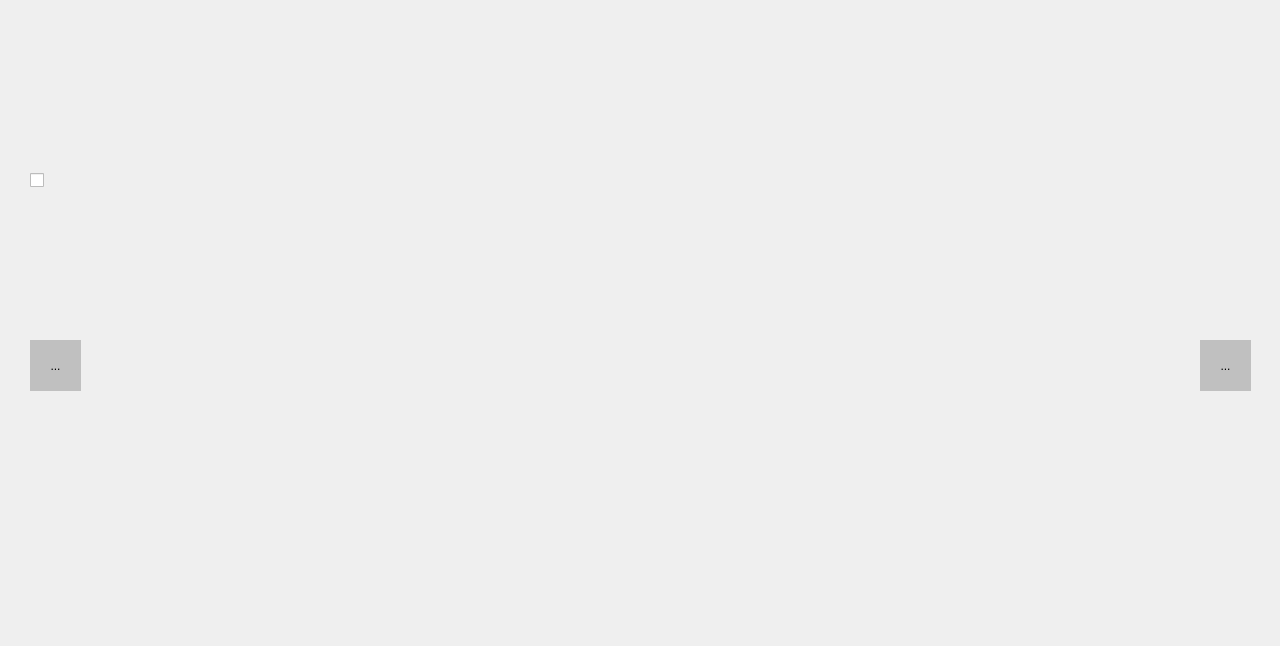
<?xml version="1.0" encoding="UTF-8"?>
<ui version="4.0">
 <class>StackedWidget</class>
 <widget class="QStackedWidget" name="StackedWidget">
  <property name="enabled">
   <bool>true</bool>
  </property>
  <property name="geometry">
   <rect>
    <x>0</x>
    <y>0</y>
    <width>1280</width>
    <height>646</height>
   </rect>
  </property>
  <property name="font">
   <font>
    <family>Georgia</family>
    <kerning>true</kerning>
   </font>
  </property>
  <property name="windowTitle">
   <string>StackedWidget</string>
  </property>
  <property name="autoFillBackground">
   <bool>true</bool>
  </property>
  <property name="styleSheet">
   <string notr="true">#page{ 
background-image: url('/Users/quangvinh/Documents/Pythonfile/thiencooksdinner/Baotangcuasutiecnuoi/imageforproject/image/back1.png');
background-repeat: no-repeat;
background-position: center;
background-size: cover;
}
#page_2{ 
background-image: url('/Users/quangvinh/Documents/Pythonfile/thiencooksdinner/Baotangcuasutiecnuoi/imageforproject/image/France.png');
background-repeat: no-repeat;
background-position: center;
background-size: cover;
}
#page_3{ 
background-image: url('/Users/quangvinh/Documents/Pythonfile/thiencooksdinner/Baotangcuasutiecnuoi/imageforproject/image/Vietnam.png');
background-repeat: no-repeat;
background-position: center;
background-size: cover;
}
#page_4{ 
background-image: url('/Users/quangvinh/Documents/Pythonfile/thiencooksdinner/Baotangcuasutiecnuoi/imageforproject/image/Spain.png');
background-repeat: no-repeat;
background-position: center;
background-size: cover;
}
#page_5{ 
background-image: url('/Users/quangvinh/Documents/Pythonfile/thiencooksdinner/Baotangcuasutiecnuoi/imageforproject/image/analysis.png');
background-repeat: no-repeat;
background-position: center;
background-size: cover;
}
#page_6{ 
background-image: url('/Users/quangvinh/Documents/Pythonfile/thiencooksdinner/Baotangcuasutiecnuoi/imageforproject/image/Goodbye.png');
background-repeat: no-repeat;
background-position: center;
background-size: cover;
}</string>
  </property>
  <property name="currentIndex">
   <number>2</number>
  </property>
  <widget class="QWidget" name="page">
   <widget class="QCheckBox" name="checkBox_10">
    <property name="geometry">
     <rect>
      <x>0</x>
      <y>50</y>
      <width>91</width>
      <height>81</height>
     </rect>
    </property>
    <property name="styleSheet">
     <string notr="true">QCheckBox::indicator:checked {
    opacity: 0.5;
}
QCheckBox::indicator:unchecked {
    opacity: 0.5;
}
#toolButton_10 {
    opacity: 0.5;  /* Đặt độ mờ cho toàn bộ nút */
}

</string>
    </property>
    <property name="text">
     <string/>
    </property>
    <property name="icon">
     <iconset>
      <normaloff>imageforproject/image/cd.png</normaloff>imageforproject/image/cd.png</iconset>
    </property>
    <property name="iconSize">
     <size>
      <width>70</width>
      <height>70</height>
     </size>
    </property>
   </widget>
   <widget class="QToolButton" name="toolButton">
    <property name="geometry">
     <rect>
      <x>1220</x>
      <y>340</y>
      <width>51</width>
      <height>51</height>
     </rect>
    </property>
    <property name="styleSheet">
     <string notr="true">QToolButton {
    background-color: rgba(0, 0, 0, 50);  /* Nền màu đen mờ */
    border: none;  /* Không có viền */
}

QToolButton::icon {
    opacity: 1; 
}

</string>
    </property>
    <property name="text">
     <string>...</string>
    </property>
    <property name="icon">
     <iconset>
      <normaloff>imageforproject/image/lui.png</normaloff>imageforproject/image/lui.png</iconset>
    </property>
    <property name="iconSize">
     <size>
      <width>25</width>
      <height>25</height>
     </size>
    </property>
   </widget>
   <zorder>toolButton</zorder>
   <zorder>checkBox_10</zorder>
  </widget>
  <widget class="QWidget" name="page_2">
   <widget class="QCheckBox" name="checkBox_6">
    <property name="geometry">
     <rect>
      <x>20</x>
      <y>60</y>
      <width>91</width>
      <height>81</height>
     </rect>
    </property>
    <property name="styleSheet">
     <string notr="true">QCheckBox::indicator:checked {
    opacity: 0.5;
}
QCheckBox::indicator:unchecked {
    opacity: 0.5;
}

</string>
    </property>
    <property name="text">
     <string/>
    </property>
    <property name="icon">
     <iconset>
      <normaloff>imageforproject/image/cd.png</normaloff>imageforproject/image/cd.png</iconset>
    </property>
    <property name="iconSize">
     <size>
      <width>70</width>
      <height>70</height>
     </size>
    </property>
   </widget>
   <widget class="QToolButton" name="toolButton_2">
    <property name="geometry">
     <rect>
      <x>1200</x>
      <y>350</y>
      <width>51</width>
      <height>51</height>
     </rect>
    </property>
    <property name="styleSheet">
     <string notr="true">QToolButton {
    background-color: rgba(0, 0, 0, 50);  /* Nền màu đen mờ */
    border: none;  /* Không có viền */
}

QToolButton::icon {
    opacity: 1; 
}

</string>
    </property>
    <property name="text">
     <string>...</string>
    </property>
    <property name="icon">
     <iconset>
      <normaloff>imageforproject/image/lui.png</normaloff>imageforproject/image/lui.png</iconset>
    </property>
    <property name="iconSize">
     <size>
      <width>25</width>
      <height>25</height>
     </size>
    </property>
   </widget>
   <widget class="QToolButton" name="toolButton_3">
    <property name="geometry">
     <rect>
      <x>30</x>
      <y>340</y>
      <width>51</width>
      <height>51</height>
     </rect>
    </property>
    <property name="styleSheet">
     <string notr="true">QToolButton {
    background-color: rgba(0, 0, 0, 50);  /* Nền màu đen mờ */
    border: none;  /* Không có viền */
}

QToolButton::icon {
    opacity: 1; 
}

</string>
    </property>
    <property name="text">
     <string>...</string>
    </property>
    <property name="icon">
     <iconset>
      <normaloff>imageforproject/image/pass.png</normaloff>imageforproject/image/pass.png</iconset>
    </property>
    <property name="iconSize">
     <size>
      <width>25</width>
      <height>25</height>
     </size>
    </property>
   </widget>
  </widget>
  <widget class="QWidget" name="page_3">
   <widget class="QLabel" name="label_8">
    <property name="geometry">
     <rect>
      <x>290</x>
      <y>100</y>
      <width>681</width>
      <height>551</height>
     </rect>
    </property>
    <property name="text">
     <string/>
    </property>
    <property name="pixmap">
     <pixmap>C:/Users/ASUS/Downloads/168 Of The Most Famous Paintings In Art History (1).jpg</pixmap>
    </property>
   </widget>
   <widget class="QCheckBox" name="checkBox_7">
    <property name="geometry">
     <rect>
      <x>30</x>
      <y>140</y>
      <width>91</width>
      <height>81</height>
     </rect>
    </property>
    <property name="styleSheet">
     <string notr="true">QCheckBox::indicator:checked {
    opacity: 0.5;
}
QCheckBox::indicator:unchecked {
    opacity: 0.5;
}

</string>
    </property>
    <property name="text">
     <string/>
    </property>
    <property name="icon">
     <iconset>
      <normaloff>imageforproject/image/cd.png</normaloff>imageforproject/image/cd.png</iconset>
    </property>
    <property name="iconSize">
     <size>
      <width>70</width>
      <height>70</height>
     </size>
    </property>
   </widget>
   <widget class="QToolButton" name="toolButton_4">
    <property name="geometry">
     <rect>
      <x>1200</x>
      <y>340</y>
      <width>51</width>
      <height>51</height>
     </rect>
    </property>
    <property name="styleSheet">
     <string notr="true">QToolButton {
    background-color: rgba(0, 0, 0, 50);  /* Nền màu đen mờ */
    border: none;  /* Không có viền */
}

QToolButton::icon {
    opacity: 1; 
}

</string>
    </property>
    <property name="text">
     <string>...</string>
    </property>
    <property name="icon">
     <iconset>
      <normaloff>imageforproject/image/lui.png</normaloff>imageforproject/image/lui.png</iconset>
    </property>
    <property name="iconSize">
     <size>
      <width>25</width>
      <height>25</height>
     </size>
    </property>
   </widget>
   <widget class="QToolButton" name="toolButton_7">
    <property name="geometry">
     <rect>
      <x>30</x>
      <y>340</y>
      <width>51</width>
      <height>51</height>
     </rect>
    </property>
    <property name="styleSheet">
     <string notr="true">QToolButton {
    background-color: rgba(0, 0, 0, 50);  /* Nền màu đen mờ */
    border: none;  /* Không có viền */
}

QToolButton::icon {
    opacity: 1; 
}

</string>
    </property>
    <property name="text">
     <string>...</string>
    </property>
    <property name="icon">
     <iconset>
      <normaloff>imageforproject/image/pass.png</normaloff>imageforproject/image/pass.png</iconset>
    </property>
    <property name="iconSize">
     <size>
      <width>25</width>
      <height>25</height>
     </size>
    </property>
   </widget>
  </widget>
  <widget class="QWidget" name="page_4">
   <widget class="QLabel" name="label_13">
    <property name="geometry">
     <rect>
      <x>370</x>
      <y>20</y>
      <width>511</width>
      <height>671</height>
     </rect>
    </property>
    <property name="text">
     <string/>
    </property>
    <property name="pixmap">
     <pixmap>C:/Users/ASUS/Downloads/thiếunu.jpg</pixmap>
    </property>
   </widget>
   <widget class="QCheckBox" name="checkBox_8">
    <property name="geometry">
     <rect>
      <x>30</x>
      <y>10</y>
      <width>91</width>
      <height>81</height>
     </rect>
    </property>
    <property name="styleSheet">
     <string notr="true">QCheckBox::indicator:checked {
    opacity: 0.5;
}
QCheckBox::indicator:unchecked {
    opacity: 0.5;
}

</string>
    </property>
    <property name="text">
     <string/>
    </property>
    <property name="icon">
     <iconset>
      <normaloff>imageforproject/image/cd.png</normaloff>imageforproject/image/cd.png</iconset>
    </property>
    <property name="iconSize">
     <size>
      <width>70</width>
      <height>70</height>
     </size>
    </property>
   </widget>
   <widget class="QToolButton" name="toolButton_5">
    <property name="geometry">
     <rect>
      <x>1200</x>
      <y>340</y>
      <width>51</width>
      <height>51</height>
     </rect>
    </property>
    <property name="styleSheet">
     <string notr="true">QToolButton {
    background-color: rgba(0, 0, 0, 50);  /* Nền màu đen mờ */
    border: none;  /* Không có viền */
}

QToolButton::icon {
    opacity: 1; 
}

</string>
    </property>
    <property name="text">
     <string>...</string>
    </property>
    <property name="icon">
     <iconset>
      <normaloff>imageforproject/image/lui.png</normaloff>imageforproject/image/lui.png</iconset>
    </property>
    <property name="iconSize">
     <size>
      <width>25</width>
      <height>25</height>
     </size>
    </property>
   </widget>
   <widget class="QToolButton" name="toolButton_8">
    <property name="geometry">
     <rect>
      <x>30</x>
      <y>330</y>
      <width>51</width>
      <height>51</height>
     </rect>
    </property>
    <property name="styleSheet">
     <string notr="true">QToolButton {
    background-color: rgba(0, 0, 0, 50);  /* Nền màu đen mờ */
    border: none;  /* Không có viền */
}

QToolButton::icon {
    opacity: 1; 
}

</string>
    </property>
    <property name="text">
     <string>...</string>
    </property>
    <property name="icon">
     <iconset>
      <normaloff>imageforproject/image/pass.png</normaloff>imageforproject/image/pass.png</iconset>
    </property>
    <property name="iconSize">
     <size>
      <width>25</width>
      <height>25</height>
     </size>
    </property>
   </widget>
  </widget>
  <widget class="QWidget" name="page_5">
   <widget class="QCheckBox" name="checkBox_9">
    <property name="geometry">
     <rect>
      <x>0</x>
      <y>10</y>
      <width>91</width>
      <height>81</height>
     </rect>
    </property>
    <property name="styleSheet">
     <string notr="true">QCheckBox::indicator:checked {
    opacity: 0.5;
}
QCheckBox::indicator:unchecked {
    opacity: 0.5;
}

</string>
    </property>
    <property name="text">
     <string/>
    </property>
    <property name="icon">
     <iconset>
      <normaloff>imageforproject/image/cd.png</normaloff>imageforproject/image/cd.png</iconset>
    </property>
    <property name="iconSize">
     <size>
      <width>70</width>
      <height>70</height>
     </size>
    </property>
   </widget>
   <widget class="QToolButton" name="toolButton_6">
    <property name="geometry">
     <rect>
      <x>1210</x>
      <y>310</y>
      <width>51</width>
      <height>51</height>
     </rect>
    </property>
    <property name="styleSheet">
     <string notr="true">QToolButton {
    background-color: rgba(0, 0, 0, 50);  /* Nền màu đen mờ */
    border: none;  /* Không có viền */
}

QToolButton::icon {
    opacity: 1; 
}

</string>
    </property>
    <property name="text">
     <string>...</string>
    </property>
    <property name="icon">
     <iconset>
      <normaloff>imageforproject/image/lui.png</normaloff>imageforproject/image/lui.png</iconset>
    </property>
    <property name="iconSize">
     <size>
      <width>25</width>
      <height>25</height>
     </size>
    </property>
   </widget>
   <widget class="QToolButton" name="toolButton_9">
    <property name="geometry">
     <rect>
      <x>10</x>
      <y>300</y>
      <width>51</width>
      <height>51</height>
     </rect>
    </property>
    <property name="styleSheet">
     <string notr="true">QToolButton {
    background-color: rgba(0, 0, 0, 50);  /* Nền màu đen mờ */
    border: none;  /* Không có viền */
}

QToolButton::icon {
    opacity: 1; 
}

</string>
    </property>
    <property name="text">
     <string>...</string>
    </property>
    <property name="icon">
     <iconset>
      <normaloff>imageforproject/image/pass.png</normaloff>imageforproject/image/pass.png</iconset>
    </property>
    <property name="iconSize">
     <size>
      <width>25</width>
      <height>25</height>
     </size>
    </property>
   </widget>
   <widget class="QLabel" name="label_5">
    <property name="geometry">
     <rect>
      <x>270</x>
      <y>30</y>
      <width>771</width>
      <height>61</height>
     </rect>
    </property>
    <property name="font">
     <font>
      <pointsize>48</pointsize>
     </font>
    </property>
    <property name="text">
     <string>Which painting do you like the most?</string>
    </property>
   </widget>
   <widget class="QRadioButton" name="radioButton">
    <property name="geometry">
     <rect>
      <x>540</x>
      <y>120</y>
      <width>221</width>
      <height>141</height>
     </rect>
    </property>
    <property name="font">
     <font>
      <pointsize>20</pointsize>
     </font>
    </property>
    <property name="text">
     <string/>
    </property>
    <property name="icon">
     <iconset>
      <normaloff>imageforproject/image/France1.png</normaloff>imageforproject/image/France1.png</iconset>
    </property>
    <property name="iconSize">
     <size>
      <width>200</width>
      <height>200</height>
     </size>
    </property>
   </widget>
   <widget class="QRadioButton" name="radioButton_2">
    <property name="geometry">
     <rect>
      <x>540</x>
      <y>280</y>
      <width>221</width>
      <height>141</height>
     </rect>
    </property>
    <property name="font">
     <font>
      <pointsize>20</pointsize>
     </font>
    </property>
    <property name="text">
     <string/>
    </property>
    <property name="icon">
     <iconset>
      <normaloff>imageforproject/image/Vietnam1.png</normaloff>imageforproject/image/Vietnam1.png</iconset>
    </property>
    <property name="iconSize">
     <size>
      <width>200</width>
      <height>200</height>
     </size>
    </property>
   </widget>
   <widget class="QRadioButton" name="radioButton_3">
    <property name="geometry">
     <rect>
      <x>540</x>
      <y>440</y>
      <width>221</width>
      <height>141</height>
     </rect>
    </property>
    <property name="font">
     <font>
      <pointsize>20</pointsize>
     </font>
    </property>
    <property name="text">
     <string/>
    </property>
    <property name="icon">
     <iconset>
      <normaloff>imageforproject/image/Spain1.png</normaloff>imageforproject/image/Spain1.png</iconset>
    </property>
    <property name="iconSize">
     <size>
      <width>200</width>
      <height>200</height>
     </size>
    </property>
   </widget>
   <widget class="QPushButton" name="pushButton">
    <property name="geometry">
     <rect>
      <x>330</x>
      <y>330</y>
      <width>113</width>
      <height>32</height>
     </rect>
    </property>
    <property name="styleSheet">
     <string notr="true">background-color: rgb(179, 179, 179);</string>
    </property>
    <property name="text">
     <string>PushResult</string>
    </property>
   </widget>
   <widget class="QGroupBox" name="groupBox">
    <property name="geometry">
     <rect>
      <x>860</x>
      <y>260</y>
      <width>271</width>
      <height>151</height>
     </rect>
    </property>
    <property name="title">
     <string>Results</string>
    </property>
    <widget class="QLabel" name="label_6">
     <property name="geometry">
      <rect>
       <x>10</x>
       <y>40</y>
       <width>81</width>
       <height>16</height>
      </rect>
     </property>
     <property name="text">
      <string>No.of.votes</string>
     </property>
    </widget>
    <widget class="QLabel" name="label_7">
     <property name="geometry">
      <rect>
       <x>10</x>
       <y>100</y>
       <width>71</width>
       <height>16</height>
      </rect>
     </property>
     <property name="text">
      <string>Winners</string>
     </property>
    </widget>
    <widget class="QLineEdit" name="lineEdit">
     <property name="geometry">
      <rect>
       <x>90</x>
       <y>40</y>
       <width>171</width>
       <height>21</height>
      </rect>
     </property>
     <property name="styleSheet">
      <string notr="true">QLineEdit {
    background: transparent;
    border: 1px solid #ccc;  /* Bạn có thể thêm border nếu cần */
    color: black;  /* Màu chữ */
}
</string>
     </property>
    </widget>
    <widget class="QLineEdit" name="lineEdit_2">
     <property name="geometry">
      <rect>
       <x>90</x>
       <y>100</y>
       <width>171</width>
       <height>21</height>
      </rect>
     </property>
     <property name="styleSheet">
      <string notr="true">QLineEdit {
    background: transparent;
    border: 1px solid #ccc;  /* Bạn có thể thêm border nếu cần */
    color: black;  /* Màu chữ */
}
</string>
     </property>
    </widget>
   </widget>
  </widget>
  <widget class="QWidget" name="page_6">
   <widget class="QToolButton" name="toolButton_10">
    <property name="geometry">
     <rect>
      <x>10</x>
      <y>320</y>
      <width>51</width>
      <height>51</height>
     </rect>
    </property>
    <property name="styleSheet">
     <string notr="true">QToolButton {
    background-color: rgba(0, 0, 0, 50);  /* Nền màu đen mờ */
    border: none;  /* Không có viền */
}

QToolButton::icon {
    opacity: 1; 
}

</string>
    </property>
    <property name="text">
     <string>...</string>
    </property>
    <property name="icon">
     <iconset>
      <normaloff>imageforproject/image/pass.png</normaloff>imageforproject/image/pass.png</iconset>
    </property>
    <property name="iconSize">
     <size>
      <width>25</width>
      <height>25</height>
     </size>
    </property>
   </widget>
  </widget>
 </widget>
 <resources/>
 <connections>
  <connection>
   <sender>toolButton</sender>
   <signal>clicked()</signal>
   <receiver>page</receiver>
   <slot>repaint()</slot>
   <hints>
    <hint type="sourcelabel">
     <x>1245</x>
     <y>405</y>
    </hint>
    <hint type="destinationlabel">
     <x>639</x>
     <y>331</y>
    </hint>
   </hints>
  </connection>
 </connections>
</ui>
